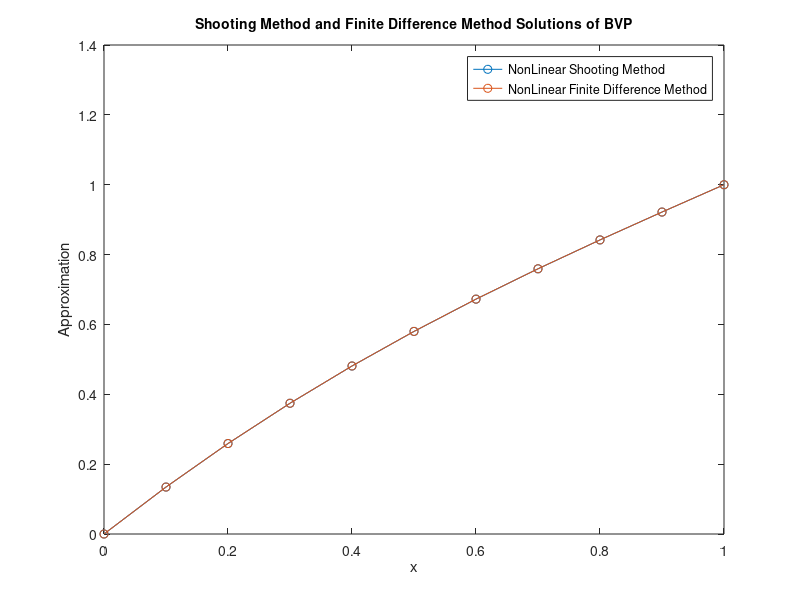
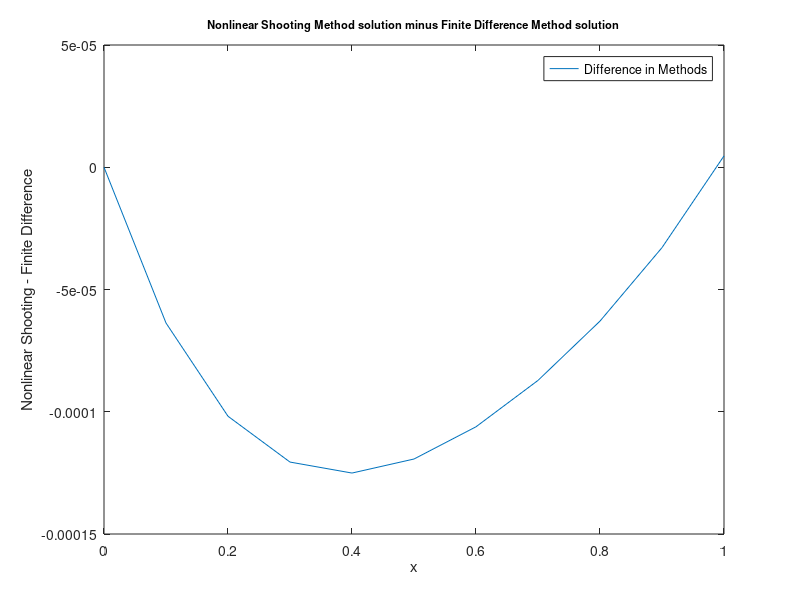

MATLAB code for these plots, in order:
nlsFILE = fopen('results8.txt','r');
fdmFILE = fopen('results8_fdm.txt','r');
nls = fscanf(nlsFILE, '%f %f %f', [3 Inf]);
fdm = fscanf(fdmFILE, '%f %f %f', [3 Inf]);

figure(1)
plot(nls(2,:),nls(3,:), '-o');
hold on
plot(fdm(2,:),fdm(3,:), '-o');
legend('NonLinear Shooting Method','NonLinear Finite Difference Method')
xlabel('x');
ylabel('Approximation')
title('Shooting Method and Finite Difference Method Solutions of BVP','FontSize',10)

figure(2)
plot(nls(2,:), nls(3,:)-fdm(3,:));
legend('Difference in Methods');
xlabel('x');
ylabel('Nonlinear Shooting - Finite Difference');
title('Nonlinear Shooting Method solution minus Finite Difference Method solution','FontSize',8);